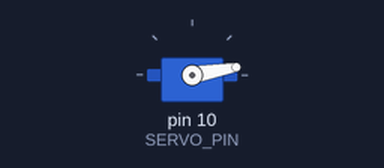
The sketch below on a simulated Arduino Uno, built with avr-gcc and run on an emulated ATmega328P. Shown: servo. What the sketch prints to the serial monitor is not drawn.

Above: at 0.05 s.
At 1.5 s:
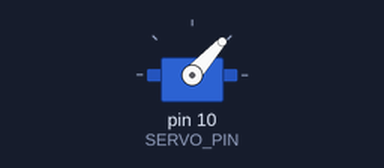
At 3.0 s:
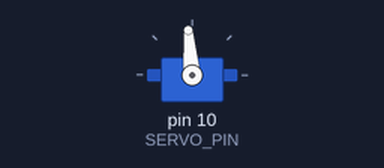
Timing chart, 0 to 6.9 s (numbered marks = the images above):
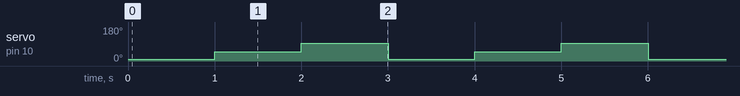

The sketch:

servo_testing.ino
```cpp
#include <Servo.h>

#define SERVO_PIN 10
#define CENTER_ANGLE 48
#define LEFT_ANGLE 10
#define RIGHT_ANGLE 95

Servo steeringServo;

void setup() {
  Serial.begin(9600);
  steeringServo.attach(SERVO_PIN);
  Serial.println("Servo Test Started");
}

void loop() {
  Serial.println("Servo → LEFT");
  steeringServo.write(LEFT_ANGLE);
  delay(1000);

  Serial.println("Servo → CENTER");
  steeringServo.write(CENTER_ANGLE);
  delay(1000);

  Serial.println("Servo → RIGHT");
  steeringServo.write(RIGHT_ANGLE);
  delay(1000);
}
```

Measured:
- by itself, servo on pin 10 (SERVO_PIN): repeats every 3.0 s: 95° 1.0 s, 10° 1.0 s, 48° 1.0 s
